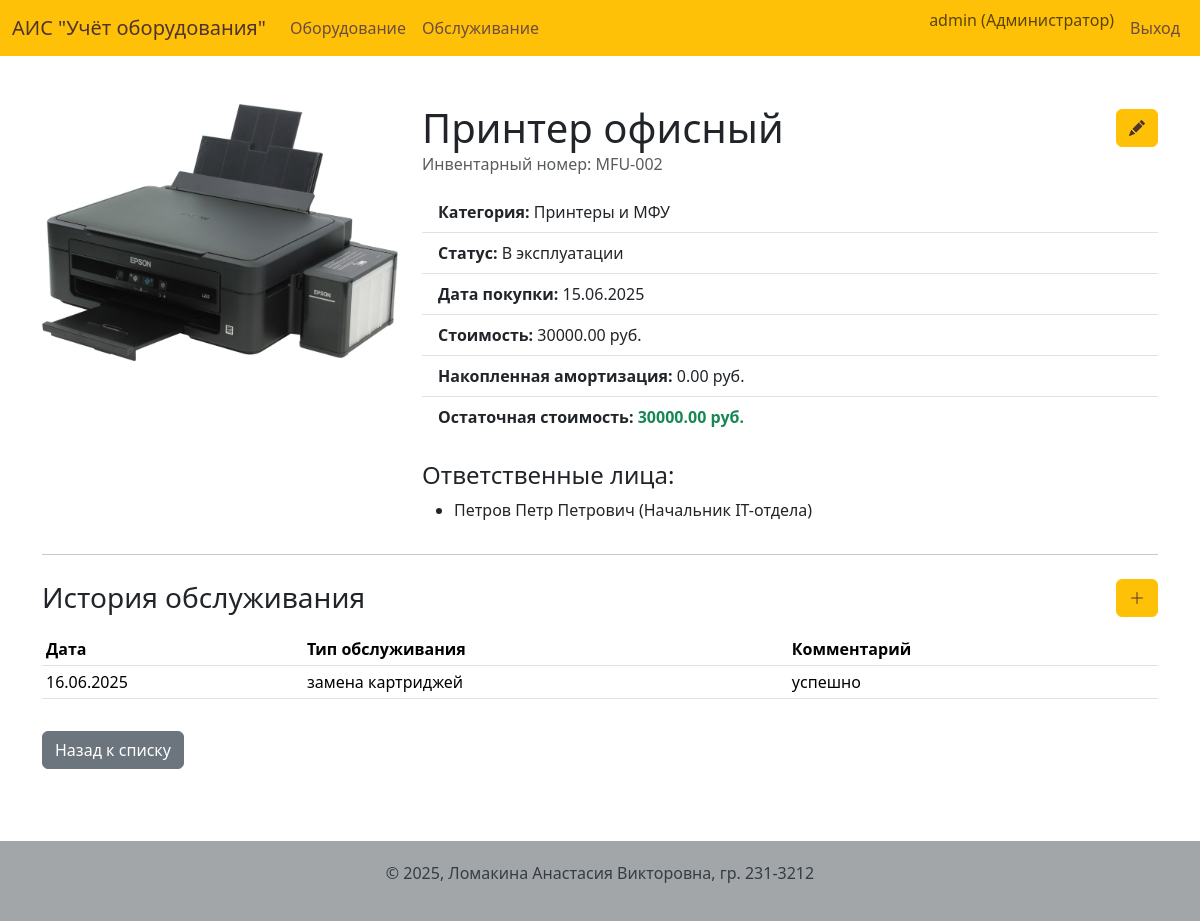
Page /equipment/11 (signed in) on the committed database.
### app/models.py (models this page shows, shortened)
class User(UserMixin, db.Model):
    id = db.Column(db.Integer, primary_key=True)
    username = db.Column(db.String(64), index=True, unique=True, nullable=False)
    password_hash = db.Column(db.String(128))
    role = db.Column(db.String(50), nullable=False, default='Пользователь')
    def is_admin(self):
        return self.role == 'Администратор'

class Image(db.Model):
    id = db.Column(db.Integer, primary_key=True)
    filename = db.Column(db.String(255), nullable=False)
    mime_type = db.Column(db.String(50), nullable=False)
    md5_hash = db.Column(db.String(32), unique=True, nullable=False)

class Equipment(db.Model):
    id = db.Column(db.Integer, primary_key=True)
    name = db.Column(db.String(200), nullable=False)
    inventory_number = db.Column(db.String(100), unique=True, nullable=False)
    purchase_date = db.Column(db.Date, nullable=False, default=date.today)
    cost = db.Column(db.Numeric(10, 2), nullable=False)
    status = db.Column(db.Enum('В эксплуатации', 'На ремонте', 'Списано', name='equipment_status_enum'), nullable=False, default='В эксплуатации')
    notes = db.Column(db.Text)
    category_id = db.Column(db.Integer, db.ForeignKey('category.id'), nullable=False)
    image_id = db.Column(db.Integer, db.ForeignKey('image.id'), nullable=True)
    photo = db.relationship('Image', backref='equipment', uselist=False, lazy=True)
    responsible_persons = db.relationship('ResponsiblePerson', secondary=equipment_responsible_persons, lazy='subquery',
        backref=db.backref('equipments', lazy=True))
    service_history = db.relationship('ServiceHistory', backref='equipment', lazy='dynamic', cascade="all, delete-orphan")
    @property
    def accumulated_depreciation(self):
            months_in_use = relativedelta(date.today(), self.purchase_date).years * 12 + \
                            relativedelta(date.today(), self.purchase_date).months
            useful_life_months = self.category.useful_life
            if months_in_use >= useful_life_months:
                return self.cost
            if useful_life_months == 0:
                return 0
            monthly_depreciation = self.cost / useful_life_months
            return round(months_in_use * monthly_depreciation, 2)
    @property
    def residual_value(self):
            residual = self.cost - self.accumulated_depreciation
            return round(max(0, residual), 2)

class Category(db.Model):
    id = db.Column(db.Integer, primary_key=True)
    name = db.Column(db.String(100), unique=True, nullable=False)
    description = db.Column(db.Text)
    useful_life = db.Column(db.Integer, nullable=False, default=36)
    equipment = db.relationship('Equipment', backref='category', lazy='dynamic')

class ResponsiblePerson(db.Model):
    id = db.Column(db.Integer, primary_key=True)
    full_name = db.Column(db.String(200), nullable=False)
    position = db.Column(db.String(100), nullable=False)
    contact_info = db.Column(db.String(200))

class ServiceHistory(db.Model):
    id = db.Column(db.Integer, primary_key=True)
    service_date = db.Column(db.Date, nullable=False, default=date.today)
    service_type = db.Column(db.String(100), nullable=False)
    notes = db.Column(db.Text, nullable=False)
    equipment_id = db.Column(db.Integer, db.ForeignKey('equipment.id', ondelete='CASCADE'), nullable=False)

### app/routes.py (the view)
@bp.route('/equipment/<int:id>')
@login_required
def equipment_detail(id):
    equipment_item = Equipment.query.get_or_404(id)
    service_history = equipment_item.service_history.order_by(ServiceHistory.service_date.desc()).all()
    return render_template(
        'equipment_detail.html',
        title=f'Детали: {equipment_item.name}',
        equipment=equipment_item,
        history=service_history
    )

### app/models.py (called while the page is built)
@login.user_loader
def load_user(id):
    return User.query.get(int(id))

### app/templates/equipment_detail.html (shortened to what this page needs)
{% extends "base.html" %}
{% block content %}
<div class="row">
    <div class="col-md-4">
        {% if equipment.photo %}
        <img src="{{ url_for('main.uploaded_file', filename=equipment.photo.filename) }}" class="img-fluid rounded" alt="Фото {{ equipment.name }}">
    {% else %}
        <img src="https://via.placeholder.com/300x300.png?text=Нет+фото" class="img-fluid rounded" alt="Фото оборудования">
    {% endif %}
    </div>
    <div class="col-md-8">
        <div class="d-flex justify-content-between align-items-center">
            <h1 class="mb-0">{{ equipment.name }}</h1>
            {% if current_user.is_authenticated and current_user.is_admin() %}
                <a href="{{ url_for('main.edit_equipment', id=equipment.id) }}" class="btn btn-primary" title="Редактировать оборудование"><i class="bi bi-pencil-fill"></i></a>
            {% endif %}
        </div>
        <p class="text-muted">Инвентарный номер: {{ equipment.inventory_number }}</p>
        <ul class="list-group list-group-flush">
            <li class="list-group-item"><strong>Категория:</strong> {{ equipment.category.name }}</li>
            <li class="list-group-item"><strong>Статус:</strong> {{ equipment.status }}</li>
            <li class="list-group-item"><strong>Дата покупки:</strong> {{ equipment.purchase_date.strftime('%d.%m.%Y') }}</li>
            <li class="list-group-item"><strong>Стоимость:</strong> {{ "%.2f"|format(equipment.cost) }} руб.</li>
            <li class="list-group-item"><strong>Накопленная амортизация:</strong> {{ "%.2f"|format(equipment.accumulated_depreciation) }} руб.</li>
            <li class="list-group-item"><strong>Остаточная стоимость:</strong> <strong class="text-success">{{ "%.2f"|format(equipment.residual_value) }} руб.</strong></li>
        </ul>
        <h4 class="mt-4">Ответственные лица:</h4>
        {% if equipment.responsible_persons %}
            <ul>
            {% for person in equipment.responsible_persons %}
                <li>{{ person.full_name }} ({{ person.position }})</li>
            {% endfor %}
            </ul>
        {% else %}
            <p>Не назначены.</p>
        {% endif %}
    </div>
</div>
<hr>
<div class="row mt-4">
    <div class="col">
        <div class="d-flex justify-content-between align-items-center mb-3">
            <h3 class="mb-0">История обслуживания</h3>
            {% if current_user.is_authenticated and (current_user.is_admin() or current_user.is_tech()) %}
                <a href="{{ url_for('main.add_service_record', equipment_id=equipment.id) }}" class="btn btn-primary" title="Добавить запись"><i class="bi bi-plus-lg"></i></a>
            {% endif %}
        </div>
        {% if history %}
        <table class="table table-sm mt-3">
            <thead>
                <tr>
                    <th>Дата</th>
                    <th>Тип обслуживания</th>
                    <th>Комментарий</th>
                </tr>
            </thead>
            <tbody>
                {% for record in history %}
                <tr>
                    <td>{{ record.service_date.strftime('%d.%m.%Y') }}</td>
                    <td>{{ record.service_type }}</td>
                    <td>{{ record.notes }}</td>
                </tr>
                {% endfor %}
            </tbody>
        </table>
        {% else %}
        <p>Записей об обслуживании нет.</p>
        {% endif %}
    </div>
</div>
<a href="{{ url_for('main.index') }}" class="btn btn-secondary mt-3">Назад к списку</a>
{% endblock %}

### app/templates/base.html (shortened to what this page needs)
<!DOCTYPE html>
<html lang="ru">
<head>
    <link rel="stylesheet" href="{{ url_for('static', filename='css/style.css') }}">
    <link href="https://cdn.jsdelivr.net/npm/bootstrap@5.3.2/dist/css/bootstrap.min.css" rel="stylesheet">
</head>
<body>
    <header>
        <nav class="navbar navbar-expand-lg">
            <div class="container-fluid">
                <a class="navbar-brand" href="{{ url_for('main.index') }}" style="color: #4e342e;">АИС "Учёт оборудования"</a>
                <div class="collapse navbar-collapse">
                    <ul class="navbar-nav me-auto mb-2 mb-lg-0">
                        {% if current_user.is_authenticated %}
                        <li class="nav-item">
                            <a class="nav-link" href="{{ url_for('main.index') }}">Оборудование</a>
                        </li>
                        {% endif %}
                        {% if current_user.is_authenticated and (current_user.is_admin() or current_user.is_tech()) %}
                        <li class="nav-item">
                            <a class="nav-link" href="{{ url_for('main.service_list') }}">Обслуживание</a>
                        </li>
                        {% endif %}
                    </ul>
                    <ul class="navbar-nav ms-auto">
                        {% if current_user.is_authenticated %}
                            <li class="nav-item">
                                <span class="navbar-text me-2">
                                    {{ current_user.username }} ({{ current_user.role }})
                                </span>
                            </li>
                            <li class="nav-item">
                                <a class="nav-link" href="{{ url_for('main.logout') }}">Выход</a>
                            </li>
                        {% else %}
                            <li class="nav-item">
                                <a class="nav-link" href="{{ url_for('main.login') }}">Вход</a>
                            </li>
                        {% endif %}
                    </ul>
                </div>
            </div>
        </nav>
    </header>
    <main class="container mt-4">
        {% block content %}{% endblock %}
    </main>
    <footer>
        <div class="container text-center">
            <p>© 2025, Ломакина Анастасия Викторовна, гр. 231-3212</p>
        </div>
    </footer>
    <link rel="stylesheet" href="https://cdn.jsdelivr.net/npm/bootstrap-icons@1.11.1/font/bootstrap-icons.css">
</body>
</html>

### app/static/css/style.css (style rules this page uses)
body { display: flex; flex-direction: column; min-height: 100vh; background-color: #fdfdfd; }
main { flex: 1; padding-top: 1.5rem; padding-bottom: 2rem; }
header .navbar { background-color: #ffc107; }
header .navbar a.nav-link { color: #6d4c41; font-weight: 500; }
footer { background-color: #a3a6a9; padding: 20px 0; margin-top: 40px; color: #333d45; }
.btn-primary { --bs-btn-color: #4e342e !important; --bs-btn-bg: #ffc107 !important; --bs-btn-border-color: #ffc107 !important; --bs-btn-hover-color: #4e342e !important; --bs-btn-hover-bg: #e0a800 !important; --bs-btn-hover-border-color: #e0a800 !important; --bs-btn-active-bg: #e0a800 !important; --bs-btn-active-border-color: #c49400 !important; }

### rows in the picture
User: username "admin", role "Администратор"
Image: filename (picture)
Equipment: name "Принтер офисный", inventory_number "MFU-002", status "В эксплуатации", purchase_date "15.06.2025", cost "30000.00", accumulated_depreciation "0.00", residual_value "30000.00"
Category: category.name "Принтеры и МФУ"
ResponsiblePerson: full_name "Петров Петр Петрович", position "Начальник IT-отдела"
ServiceHistory: service_date "16.06.2025", service_type "замена картриджей", notes "успешно"
